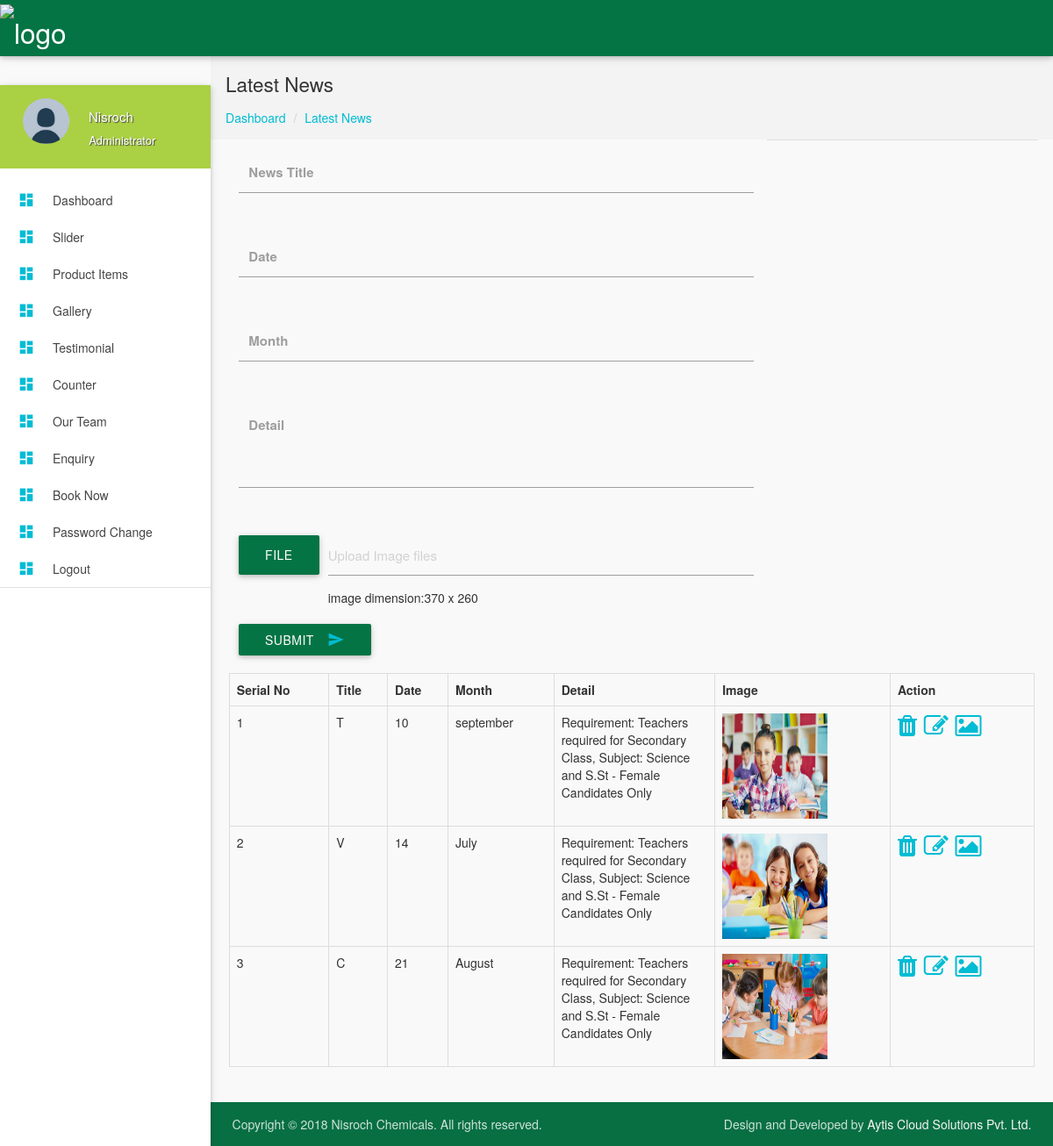
The page /admin/news.php (signed in) on the database its author committed.
### tables this page shows
CREATE TABLE `news` (
  `id` int(10) NOT NULL,
  `image` longblob NOT NULL,
  `date` int(2) NOT NULL,
  `month` varchar(100) NOT NULL,
  `title` varchar(100) NOT NULL,
  `detail` longblob NOT NULL
);

### admin/news.php (the view, shortened to what this page needs)
<?php include'header.php';?>
 <section id="content">
        <div id="breadcrumbs-wrapper">
          <div class="container">
            <div class="row">
              <div class="col s12 m12 l12">
                <h5 class="breadcrumbs-title">Latest News</h5>
                <ol class="breadcrumbs">
                  <li><a href="index.php">Dashboard</a>
                  </li>
                  <li><a href="#">Latest News</a>
                  </li>
                </ol>
              </div>
            </div>
          </div>
        </div>
        <div class="container">
            <div class="col-md-8">
            <form action="" method="post" enctype="multipart/form-data">
                <div class="input-field col s12">
                        <input id="notice" type="text" name="title" class="validate">
                          <label for="notice">News Title</label>
                        </div>
                <br/>
                  <div class="input-field col s12">
                        <input id="notice" type="text" name="date" class="validate">
                          <label for="notice">Date</label>
                        </div>
                <br/>
                <div class="input-field col s12">
                        <input id="notice" type="text" name="month" class="validate">
                          <label for="notice">Month</label>
                        </div>
                <br/>
                <div class="input-field col s12">
                         <textarea id="textarea1" name="detail" class="materialize-textarea"></textarea>
                          <label for="textarea1">Detail</label>
                        </div>
                <br/>
                 <div class="file-field input-field">
                        <div class="btn">
                          <span>File</span>
                        </div>
                        <div class="file-path-wrapper">
                          <input class="file-path validate" type="text" placeholder="Upload Image files">
                          <p>image dimension:370 x 260</p>
                        </div>
                      </div><br/>
                        <button class="btn cyan waves-effect waves-light" type="submit" name="submit">Submit
                                <i class="mdi-content-send right"></i>
                              </button>
            </form><br/>
            </div>
            <div class="divider"></div>
            <div class="row">
                <div class="col-md-12">
                    <div class="table-responsive">
                        <table class="table table-bordered">
                            <tr>
                                <th>Serial No</th>
                                <th>Title</th>
                                 <th>Date</th>
                                 <th>Month</th>
                                 <th>Detail</th>
                                 <th>Image</th>
                                  <th>Action</th>
                            </tr>
                            <?php
                            $count=1;
                            $sql=mysqli_query($conn,"select * from news");
                            while($rows=mysqli_fetch_assoc($sql)){
                            ?>
                            <tr>
                                <td><?php echo $count++;?></td>
                                <td><?php echo $rows['title'];?></td>
                                 <td><?php echo $rows['date'];?></td>
                                  <td><?php echo $rows['month'];?></td>
                                  <td style="width:20%;"><?php echo $rows['detail'];?></td>
                                <td><img src="<?php echo $rows['image'];?>" width="120" height="120" /></td>
                                <td><a href="deletenews.php?id=<?php echo $rows['id'];?>"><i class="fa fa-trash fa-2x"></i></a>&nbsp;&nbsp;<a href="editnews.php?id=<?php echo $rows['id'];?>"><i class="fa fa-edit fa-2x"></i></a>&nbsp;&nbsp;<a href="editnewsimage.php?id=<?php echo $rows['id'];?>"><i class="fa fa-image fa-2x"></i></a></td>
                            </tr>
                           <?php }?>
                        </table>
                    </div>
                </div>
            </div>
        </div>
        <?php include 'footer.php';?>

### admin/header.php (shortened to what this page needs)
<?php
include("includes/db_connection.php");
?>
<!DOCTYPE html>
<html lang="en">
<head>
  <link href="../assets//css/bootstrap.min.css" type="text/css" rel="stylesheet" media="screen,projection">
  <link href="css/materialize.min.css" type="text/css" rel="stylesheet" media="screen,projection">
  <link href="css/style.min.css" type="text/css" rel="stylesheet" media="screen,projection">
    <link href="css/custom/custom.min.css" type="text/css" rel="stylesheet" media="screen,projection">
<link rel="stylesheet" href="https://cdnjs.cloudflare.com/ajax/libs/font-awesome/4.7.0/css/font-awesome.min.css">
  <link href="js/plugins/prism/prism.css" type="text/css" rel="stylesheet" media="screen,projection">
  <link href="js/plugins/perfect-scrollbar/perfect-scrollbar.css" type="text/css" rel="stylesheet" media="screen,projection">
  <link href="js/plugins/chartist-js/chartist.min.css" type="text/css" rel="stylesheet" media="screen,projection">
  <link href="js/plugins/dropify/css/dropify.min.css" type="text/css" rel="stylesheet" media="screen,projection">
</head>
<body>
  <header id="header" class="page-topbar">
        <div class="navbar-fixed">
            <nav class="navbar-color">
                <div class="nav-wrapper">
                    <ul class="left">
                        <li><a href="index.php" class="brand-logo darken-1"><img src="../assets/img/logo.png" alt="logo"></a></li>
                    </ul>
                </div>
            </nav>
        </div>
  </header>
  <div id="main">
    <div class="wrapper">
      <aside id="left-sidebar-nav">
                <ul id="slide-out" class="side-nav fixed leftside-navigation">
                <li class="user-details cyan darken-2">
                <div class="row">
                    <div class="col col s4 m4 l4">
                        <img src="images/avatar.jpg" alt="" class="circle responsive-img valign profile-image">
                    </div>
                    <div class="col col s8 m8 l8">
                        <?php
                        $role=$_SESSION['role'];
                        $sql=mysqli_query($conn,"select * from login where role='$role'");
                        $rr=mysqli_fetch_assoc($sql);
                        $name=$rr['username'];
                        ?>
                        <a class="btn-flat dropdown-button waves-effect waves-light white-text profile-btn" href="#" data-activates="profile-dropdown"><?php echo $name;?></a>
                        <p class="user-roal">Administrator</p>
                    </div>
                </div>
            </li>
                <li class="bold"><a href="index.php" class="waves-effect waves-cyan"><i class="mdi-action-dashboard"></i> Dashboard</a>
                </li>
                <li class="bold"><a href="slider.php" class="waves-effect waves-cyan"><i class="mdi-action-dashboard"></i> Slider</a>
                </li>
                <li class="bold"><a href="productitem.php" class="waves-effect waves-cyan"><i class="mdi-action-dashboard"></i> Product Items</a>
                </li>
                 <li class="bold"><a href="gallery.php" class="waves-effect waves-cyan"><i class="mdi-action-dashboard"></i> Gallery</a>
                </li>
                <li class="bold"><a href="testimonal.php" class="waves-effect waves-cyan"><i class="mdi-action-dashboard"></i> Testimonial</a>
                </li>
                  <li class="bold"><a href="counter.php" class="waves-effect waves-cyan"><i class="mdi-action-dashboard"></i> Counter</a>
                </li>
                 <li class="bold"><a href="team.php" class="waves-effect waves-cyan"><i class="mdi-action-dashboard"></i> Our Team</a>
                </li>
                <li class="bold"><a href="enquiry.php" class="waves-effect waves-cyan"><i class="mdi-action-dashboard"></i> Enquiry</a>
                </li>
                 <li class="bold"><a href="book.php" class="waves-effect waves-cyan"><i class="mdi-action-dashboard"></i> Book Now</a>
                </li>
                  <li class="bold"><a href="password.php" class="waves-effect waves-cyan"><i class="mdi-action-dashboard"></i> Password Change</a>
                </li>
                <li class="bold"><a href="logout.php" class="waves-effect waves-cyan"><i class="mdi-action-dashboard"></i> Logout</a>
                </li>
                <li class="li-hover"><div class="divider"></div></li>
            </ul>
            </aside>

### admin/header.php (style rules this page uses)
i { color: #aad044; }
#content { min-height:800px; }

### admin/news.php (style rules this page uses)
i { color:#00bcd4; }

### rows shown on the page
news: title "T", date "10", month "september", detail "Requirement: Teachers required for Secondary Class, Subject: Science and S.St - Female Candidates Only", image (picture)
news: title "V", date "14", month "July", detail "Requirement: Teachers required for Secondary Class, Subject: Science and S.St - Female Candidates Only", image (picture)
news: title "C", date "21", month "August", detail "Requirement: Teachers required for Secondary Class, Subject: Science and S.St - Female Candidates Only", image (picture)

### other values the page prints
$name "Nisroch"
